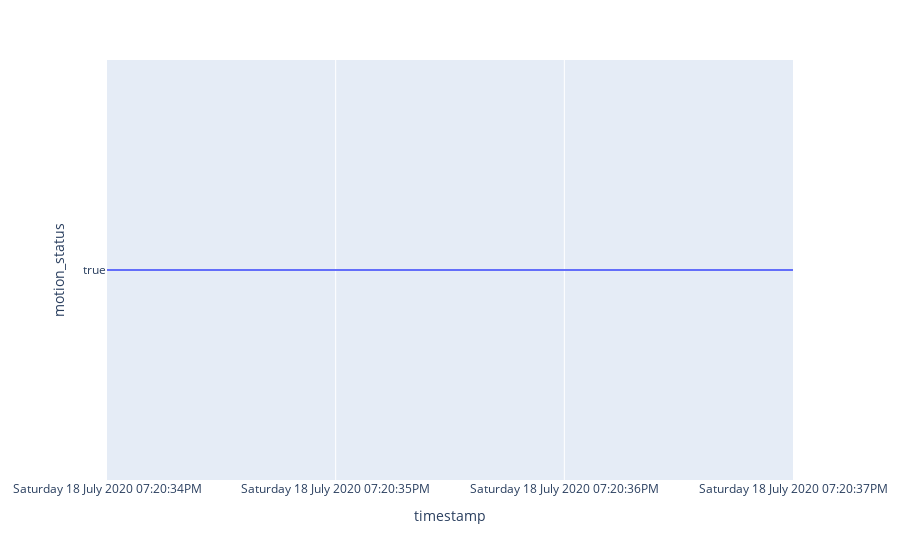
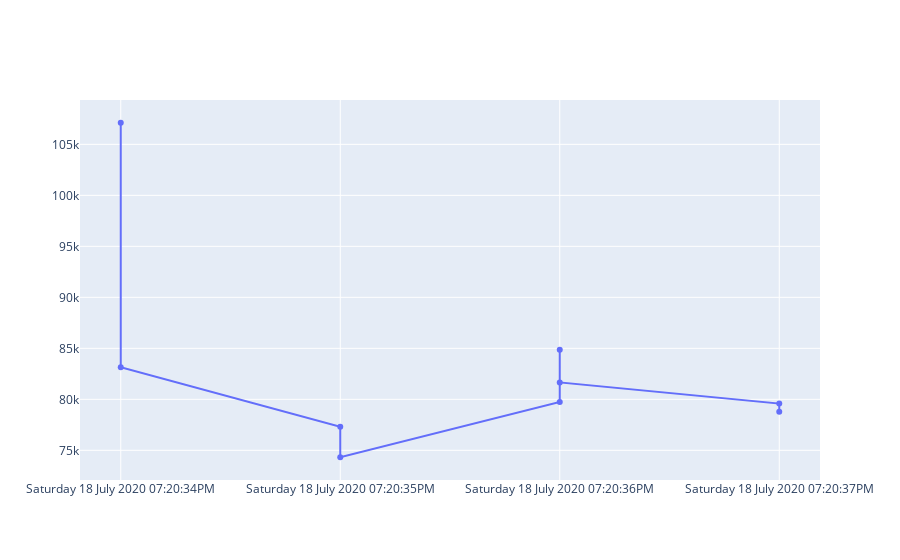

Notebook cell for these charts, in order:
### Markdown cell above
## Motion analytics

### Code cell
fig = go.Figure()
fig = px.line(dataf, x="timestamp", y="motion_status")
fig.show()

fig = go.Figure()
fig.add_trace(go.Scatter(x=dataf.timestamp, y=dataf.pixel_count))
fig.show()

### Figure 1 — Plotly figure (JSON) as saved in the notebook; plotly's stock layout.template omitted (floating-point values rounded to 4 significant figures)
{"data": [{"hovertemplate": "timestamp=%{x}<br>motion_status=%{y}<extra></extra>", "legendgroup": "", "line": {"color": "#636efa", "dash": "solid"}, "mode": "lines", "name": "", "orientation": "v", "showlegend": false, "type": "scatter", "x": ["Saturday 18 July 2020 07:20:34PM", "Saturday 18 July 2020 07:20:34PM", "Saturday 18 July 2020 07:20:35PM", "Saturday 18 July 2020 07:20:35PM", "Saturday 18 July 2020 07:20:36PM", "Saturday 18 July 2020 07:20:36PM", "Saturday 18 July 2020 07:20:36PM", "Saturday 18 July 2020 07:20:37PM", "Saturday 18 July 2020 07:20:37PM"], "xaxis": "x", "y": [true, true, true, true, true, true, true, true, true], "yaxis": "y"}], "layout": {"legend": {"tracegroupgap": 0}, "margin": {"t": 60}, "xaxis": {"anchor": "y", "domain": [0, 1], "title": {"text": "timestamp"}}, "yaxis": {"anchor": "x", "domain": [0, 1], "title": {"text": "motion_status"}}}}

### Figure 2 — Plotly figure (JSON) as saved in the notebook; plotly's stock layout.template omitted (floating-point values rounded to 4 significant figures)
{"data": [{"type": "scatter", "x": ["Saturday 18 July 2020 07:20:34PM", "Saturday 18 July 2020 07:20:34PM", "Saturday 18 July 2020 07:20:35PM", "Saturday 18 July 2020 07:20:35PM", "Saturday 18 July 2020 07:20:36PM", "Saturday 18 July 2020 07:20:36PM", "Saturday 18 July 2020 07:20:36PM", "Saturday 18 July 2020 07:20:37PM", "Saturday 18 July 2020 07:20:37PM"], "y": [107118, 83148, 77319, 74321, 79735, 84858, 81654, 79581, 78787]}], "layout": {}}
